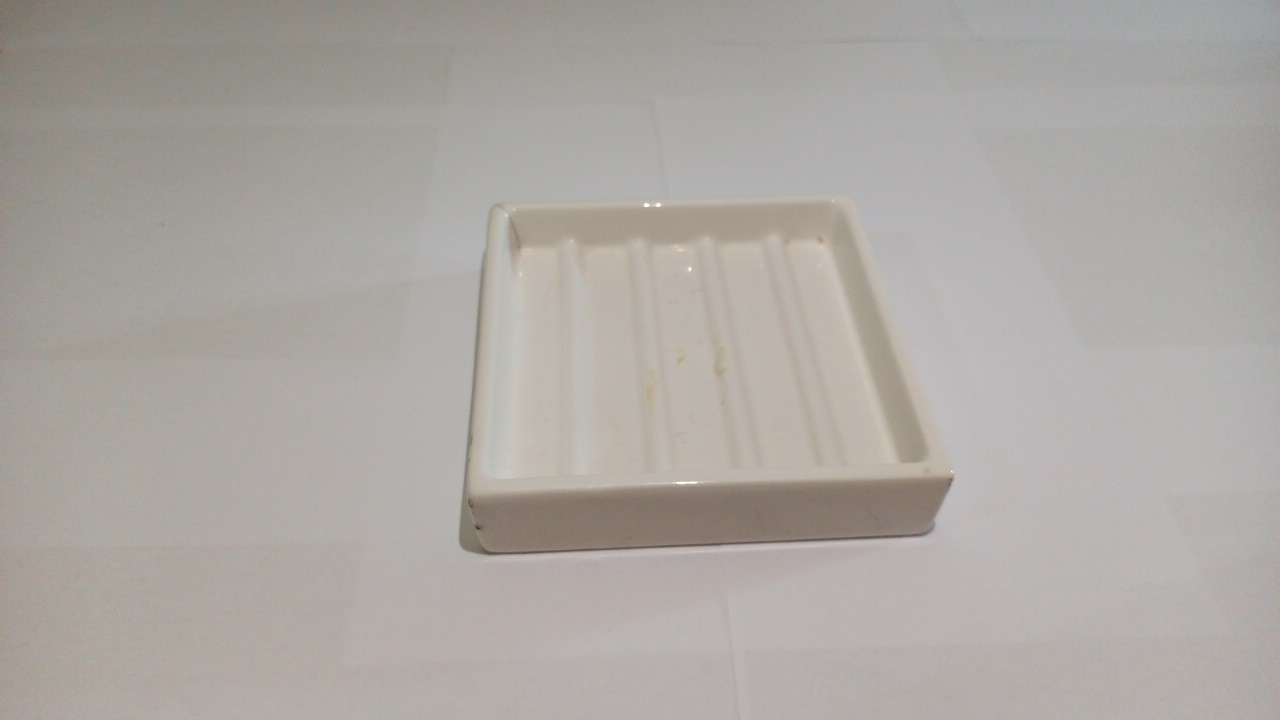
#> input picture imgs/objs2/IMG_20210414_122947.jpg, 1280 x 720 px, found by its file name
$ jupyter execute shadow3.ipynb
#> lines starting #> are read from the running program, lines starting #| are printed output that depends on the picture; after the words box and inside, x2 and y2 are one past the last pixel; in counts of white or black regions, pixels touching at a corner belong together
[cell 1]
import cv2
import numpy as np
import os
from matplotlib import pyplot as plt
import math

[cell 2]
frame_0 = cv2.imread('../imgs/objs2/IMG_20210414_122947.jpg',0)
#> frame_0: shape (720, 1280); min 55, max 255, mean 168.9
frame_n = cv2.imread('../imgs/objs2/IMG_20210414_123012.jpg',0)
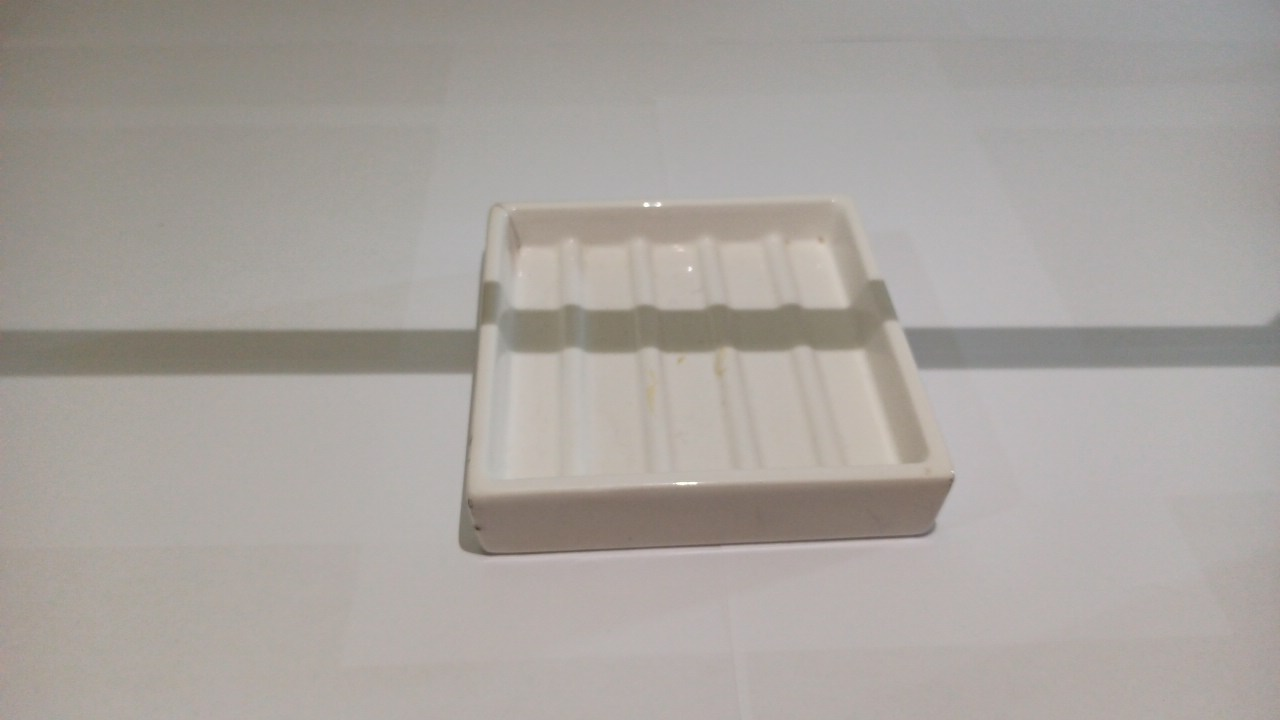
#> input picture imgs/objs2/IMG_20210414_123012.jpg, 1280 x 720 px, found by its file name
#> frame_n: shape (720, 1280); min 58, max 255, mean 164

[cell 3]
absdiff = cv2.absdiff(frame_0,frame_n)
ret, absdiff_thresh = cv2.threshold(absdiff,0,255,cv2.THRESH_BINARY + cv2.THRESH_OTSU)
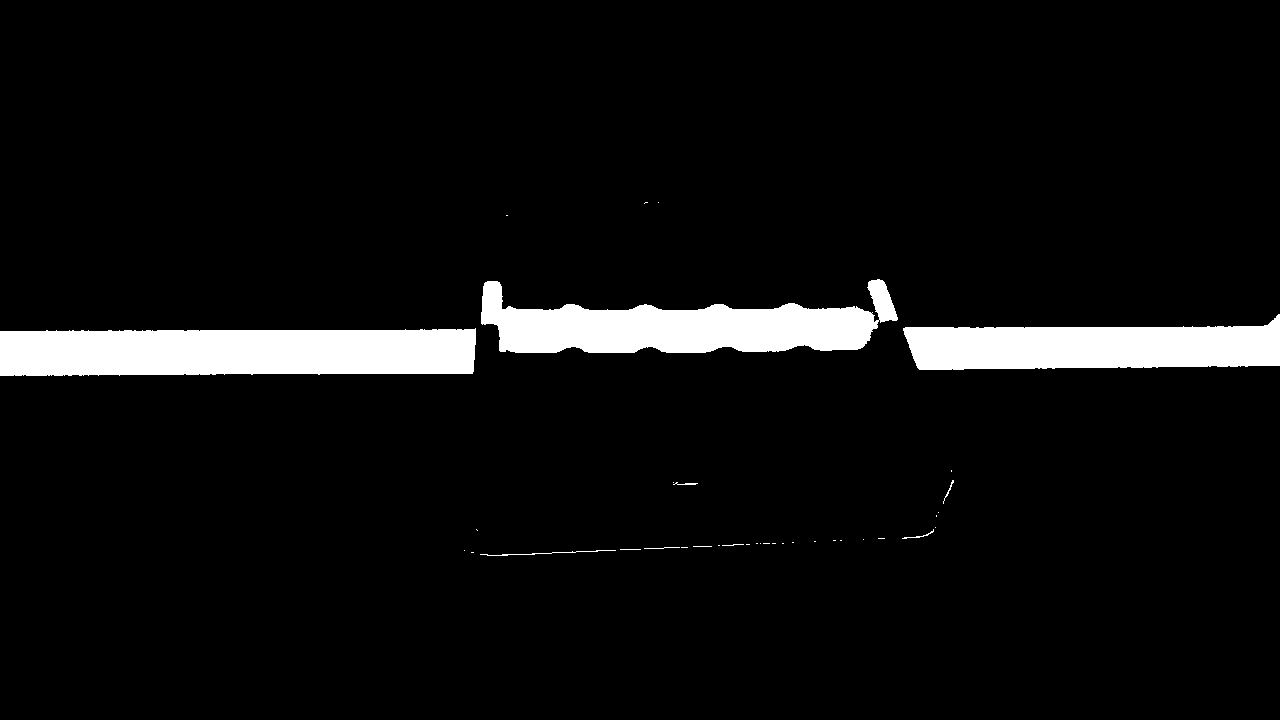
#> absdiff_thresh: shape (720, 1280); 5.9% white; 36 white regions (26 under 20 px), largest, box (x1, y1, x2, y2) and area: (0, 328, 476, 376) 21099, (481, 279, 898, 353) 17545, (903, 314, 1280, 370) 15314
#> ret = 25

[cell 4]
ret,thresh_0 = cv2.threshold(frame_0,150,255,cv2.THRESH_BINARY_INV)
#> thresh_0: shape (720, 1280); 10.4% white; 194 white regions (187 under 20 px), largest, box (x1, y1, x2, y2) and area: (0, 0, 655, 287) 64567, (459, 252, 953, 556) 29892, (909, 433, 923, 462) 240
ret,thresh_n = cv2.threshold(frame_n,150,255,cv2.THRESH_BINARY_INV)
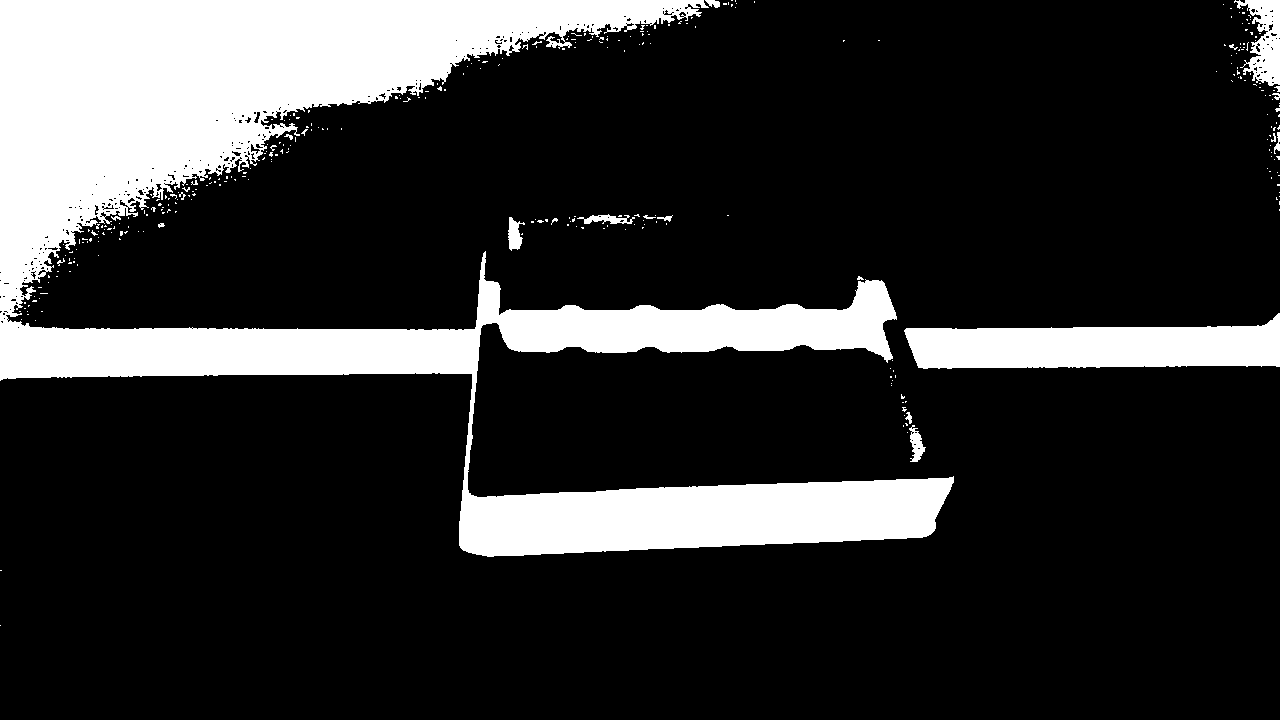
#> thresh_n: shape (720, 1280); 19% white; 328 white regions (307 under 20 px), largest, box (x1, y1, x2, y2) and area: (0, 0, 954, 557) 155239, (904, 313, 1280, 369) 14841, (1234, 0, 1280, 86) 2131

[cell 5]
thresh_absdiff = cv2.absdiff(thresh_0,thresh_n)
#> thresh_absdiff: shape (720, 1280); 8.7% white; 656 white regions (619 under 20 px), largest, box (x1, y1, x2, y2) and area: (0, 0, 709, 384) 40972, (481, 279, 897, 363) 17955, (904, 313, 1280, 369) 14841

[cell 6]
shadow = cv2.bitwise_and(absdiff_thresh , thresh_absdiff)
#> shadow: shape (720, 1280); 5.7% white; 30 white regions (26 under 20 px), largest, box (x1, y1, x2, y2) and area: (0, 328, 476, 376) 21064, (481, 280, 897, 353) 16873, (904, 314, 1280, 369) 14806, (943, 480, 954, 504) 31

[cell 7]
result = cv2.morphologyEx(shadow, cv2.MORPH_ERODE, (5, 5))
#> result: shape (720, 1280); 5.6% white; 11 white regions (7 under 20 px), largest, box (x1, y1, x2, y2) and area: (0, 329, 476, 376) 20577, (481, 282, 879, 353) 15742, (904, 315, 1280, 369) 14430, (868, 281, 897, 323) 694
result = cv2.morphologyEx(result, cv2.MORPH_ERODE, (5, 5))
#> result: shape (720, 1280); 5.4% white; 12 white regions (8 under 20 px), largest, box (x1, y1, x2, y2) and area: (0, 330, 476, 376) 20091, (481, 283, 878, 353) 15340, (905, 316, 1280, 369) 14054, (868, 282, 897, 323) 665
result = cv2.morphologyEx(result, cv2.MORPH_OPEN, (5, 5))
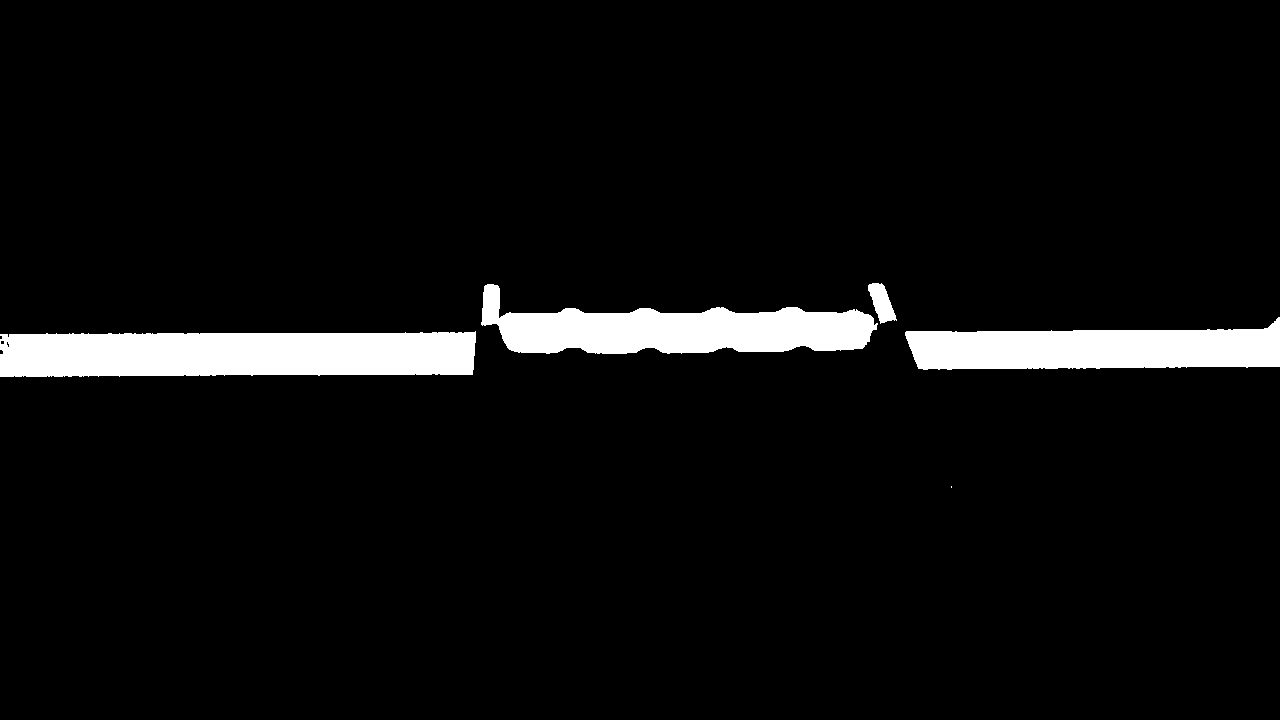
#> result: shape (720, 1280); 5.4% white; 5 white regions (1 under 20 px), largest, box (x1, y1, x2, y2) and area: (0, 331, 476, 377) 20091, (481, 284, 878, 354) 15339, (905, 317, 1280, 370) 14054, (868, 283, 897, 324) 665
